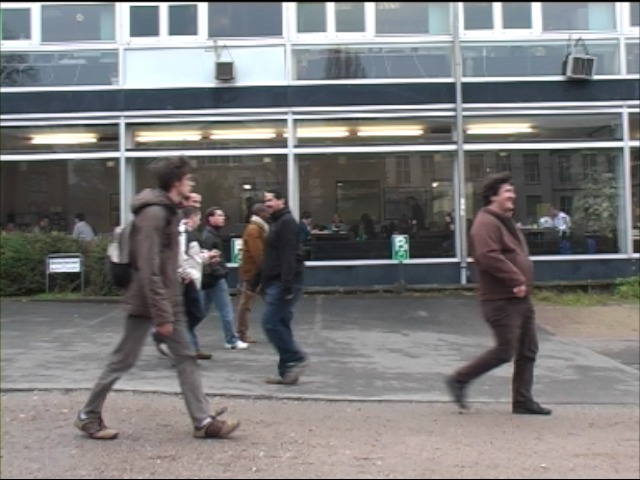
#> input picture Tracking/input_images/TUDCampus/000007.jpg, 640 x 480 px, given as the content of the folder input_images/follow, which was not available
$ python experiment.py
#> lines starting #> are read from the running program, lines starting #| are printed output that depends on the picture; pictures that were not available may be replaced by others from this repository, and a replacement may not be noted
### Tracking/ps5_utils.py
import cv2
import os
import numpy as np

# I/O directories
input_dir = "input_images"
output_dir = "output"

NOISE_1 = {'x': 2.5, 'y': 2.5}
NOISE_2 = {'x': 7.5, 'y': 7.5}


# Helper code
def run_particle_filter(filter_class, imgs_dir, template_rect,
                        save_frames={}, **kwargs):
    """Runs a particle filter on a given video and template.

    Create an object of type pf_class, passing in initial video frame,
    template (extracted from first frame using template_rect), and any
    keyword arguments.

    Do not modify this function except for the debugging flag.

    Args:
        filter_class (object): particle filter class to instantiate
                           (e.g. ParticleFilter).
        imgs_dir (str): path to input images.
        template_rect (dict): template bounds (x, y, w, h), as float
                              or int.
        save_frames (dict): frames to save
                            {<frame number>|'template': <filename>}.
        **kwargs: arbitrary keyword arguments passed on to particle
                  filter class.

    Returns:
        None.
    """
#> called with imgs_dir = 'input_images/follow'

    imgs_list = [f for f in os.listdir(imgs_dir)
                 if f[0] != '.' and f.endswith('.jpg')]
    imgs_list.sort()

    # Initialize objects
    template = None
    pf = None
    frame_num = 0

    # Loop over video (till last frame or Ctrl+C is presssed)
    for img in imgs_list:

        frame = cv2.imread(os.path.join(imgs_dir, img))
#> frame is the input picture: shape (480, 640, 3); mean B, G, R 123, 122.8, 123.3

        # Extract template and initialize (one-time only)
        if template is None:
            template = frame[int(template_rect['y']):
                             int(template_rect['y'] + template_rect['h']),
                             int(template_rect['x']):
                             int(template_rect['x'] + template_rect['w'])]
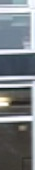
#> template: shape (170, 35, 3); mean B, G, R 128.1, 123.7, 118.2

            if 'template' in save_frames:
                cv2.imwrite(save_frames['template'], template)

            pf = filter_class(frame, template, **kwargs)

        # Process frame
        pf.process(frame)

        if True:  # For debugging, it displays every frame
            out_frame = frame.copy()
            pf.render(out_frame)
            cv2.imshow('Tracking', out_frame)
            cv2.waitKey(1)
            # import time
            # time.sleep(0.1)

        # Render and save output, if indicated
        if frame_num in save_frames:
            frame_out = frame.copy()
            pf.render(frame_out)
            cv2.imwrite(save_frames[frame_num], frame_out)

        # Update frame number
        frame_num += 1
        if frame_num % 20 == 0:
            print('Working on frame {}'.format(frame_num))
    return 0


# [110 lines left out: functions run_kalman_filter, calculate_iou, not called in this run]

### Tracking/ps5.py
"""Problem Set 5: Object Tracking and Pedestrian Detection"""

import cv2
import numpy as np

from ps5_utils import run_kalman_filter, run_particle_filter

# I/O directories
input_dir = "input"
output_dir = "output"


# Assignment code
class KalmanFilter(object):
    """A Kalman filter tracker"""

    # [62 lines left out: functions __init__, predict, correct, process, not called in this run]


class ParticleFilter(object):
    """A particle filter tracker.

    Encapsulating state, initialization and update methods. Refer to
    the method run_particle_filter( ) in experiment.py to understand
    how this class and methods work.
    """

    def __init__(self, frame, template, **kwargs):
        """Initializes the particle filter object.

        The main components of your particle filter should at least be:
        - self.particles (numpy.array): Here you will store your particles.
                                        This should be a N x 2 array where
                                        N = self.num_particles. This component
                                        is used by the autograder so make sure
                                        you define it appropriately.
                                        Make sure you use (x, y)
        - self.weights (numpy.array): Array of N weights, one for each
                                      particle.
                                      Hint: initialize them with a uniform
                                      normalized distribution (equal weight for
                                      each one). Required by the autograder.
        - self.template (numpy.array): Cropped section of the first video
                                       frame that will be used as the template
                                       to track.
        - self.frame (numpy.array): Current image frame.

        Args:
            frame (numpy.array): color BGR uint8 image of initial video frame,
                                 values in [0, 255].
            template (numpy.array): color BGR uint8 image of patch to track,
                                    values in [0, 255].
            kwargs: keyword arguments needed by particle filter model:
                    - num_particles (int): number of particles.
                    - sigma_exp (float): sigma value used in the similarity
                                         measure.
                    - sigma_dyn (float): sigma value that can be used when
                                         adding gaussian noise to u and v.
                    - template_rect (dict): Template coordinates with x, y,
                                            width, and height values.
        """
        self.num_particles = kwargs.get('num_particles', 10000)
        self.sigma_exp = kwargs.get('sigma_exp', 1.0)
        self.sigma_dyn = kwargs.get('sigma_dyn', 1.0)
        self.template_rect = kwargs.get('template_coords')
        self.template = template

        self.frame = frame

        # init particles
        self.particles = np.random.rand(self.num_particles, 2)
        width = self.frame.shape[1]
#> width = 640
        height = self.frame.shape[0]
#> height = 480
        self.particles = self.particles * np.array((width, height))

        self.weights = np.ones(self.num_particles) / self.num_particles

    # [19 lines left out: functions get_particles, get_weights, not called in this run]

    def get_error_metric(self, template, frame_cutout):
        """Returns the error metric used based on the similarity measure.

        Returns:
            float: similarity value.
        """
        return np.sum(np.abs(template.astype(float) - frame_cutout.astype(float)))


    def resample_particles(self):
        """Returns a new set of particles

        This method does not alter self.particles.

        Use self.num_particles and self.weights to return an array of
        resampled particles based on their weights.

        See np.random.choice or np.random.multinomial.

        Returns:
            numpy.array: particles data structure.
        """
        indices = np.random.choice(self.num_particles, size=self.num_particles, p=self.weights)
        self.particles = self.particles[indices]
        return self.particles

    # [77 lines left out: functions process, render, not called in this run]


class AppearanceModelPF(ParticleFilter):
    """A variation of particle filter tracker."""

    def __init__(self, frame, template, **kwargs):
        """Initializes the appearance model particle filter.

        The documentation for this class is the same as the ParticleFilter
        above. There is one element that is added called alpha which is
        explained in the problem set documentation. By calling super(...) all
        the elements used in ParticleFilter will be inherited so you do not
        have to declare them again.
        """

        super(AppearanceModelPF, self).__init__(frame, template, **kwargs)  # call base class constructor

        self.alpha_init = kwargs.get('alpha', 0.)  # required by the autograder
        self.alpha = self.alpha_init

    # [73 lines left out: functions check_convergence, process, not called in this run]


class MDParticleFilter(AppearanceModelPF):
    """A variation of particle filter tracker that incorporates more dynamics."""

    def __init__(self, frame, template, **kwargs):
        """Initializes MD particle filter object.

        The documentation for this class is the same as the ParticleFilter
        above. By calling super(...) all the elements used in ParticleFilter
        will be inherited so you don't have to declare them again.
        """

        super(MDParticleFilter, self).__init__(frame, template, **kwargs)  # call base class constructor

        self.sigma_scale = kwargs.get('sigma_scale')

        # creating particles with 3 dimensions (x, y, scale)
        self.particles = np.random.rand(self.num_particles, 3)
        width = self.frame.shape[1]
#> width = 640
        height = self.frame.shape[0]
#> height = 480
        self.particles = self.particles * np.array((width, height, 1.0))

    def process(self, frame):
        """Processes a video frame (image) and updates the filter's state.

        This process is also inherited from ParticleFilter. Depending on your
        implementation, you may comment out this function and use helper
        methods that implement the "More Dynamics" procedure.

        Args:
            frame (numpy.array): color BGR uint8 image of current video frame,
                                 values in [0, 255].

        Returns:
            None.
        """

        for i in range(self.num_particles):
            u = np.random.normal(0, self.sigma_dyn)
            v = np.random.normal(0, self.sigma_dyn)
            s = np.random.normal(0.5, self.sigma_scale)
            self.particles[i][0] += u
            self.particles[i][1] += v
            self.particles[i][2] += s

            # limiting particles to stay within the frame
            frame_width = frame.shape[1]
            frame_height = frame.shape[0]
            particle_min_x = self.template_rect['w']//2
            particle_min_y = self.template_rect['h']//2
            particle_min_scale = 0.5
            particle_max_x = frame_width - self.template_rect['w']//2 - 1
            particle_max_y = frame_height - self.template_rect['h']//2 - 1
            particle_max_scale = 1.5
            self.particles[i][0] = max(particle_min_x, min(particle_max_x, self.particles[i][0]))
            self.particles[i][1] = max(particle_min_y, min(particle_max_y, self.particles[i][1]))
            self.particles[i][2] = max(particle_min_scale, min(particle_max_scale, self.particles[i][2]))

            frame_cutout = None
            if self.template.shape[0] % 2:
                frame_cutout = frame[int(self.particles[i][1]) - self.template.shape[0]//2:int(self.particles[i][1]) + self.template.shape[0]//2+1,
                                     int(self.particles[i][0]) - self.template.shape[1]//2:int(self.particles[i][0]) + self.template.shape[1]//2]
                frame_cutout = cv2.resize(frame_cutout, (0,0), fx=self.particles[i][2], fy=self.particles[i][2])
            if self.template.shape[1] % 2:
                frame_cutout = frame[int(self.particles[i][1]) - self.template.shape[0]//2:int(self.particles[i][1]) + self.template.shape[0]//2,
                                     int(self.particles[i][0]) - self.template.shape[1]//2:int(self.particles[i][0]) + self.template.shape[1]//2+1]
                frame_cutout = cv2.resize(frame_cutout, (0,0), fx=self.particles[i][2], fy=self.particles[i][2])
            if self.template.shape[0] % 2 and self.template.shape[1] % 2:
                frame_cutout = frame[int(self.particles[i][1]) - self.template.shape[0]//2:int(self.particles[i][1]) + self.template.shape[0]//2+1,
                                     int(self.particles[i][0]) - self.template.shape[1]//2:int(self.particles[i][0]) + self.template.shape[1]//2+1]
                frame_cutout = cv2.resize(frame_cutout, (0,0), fx=self.particles[i][2], fy=self.particles[i][2])
            else:
                frame_cutout = frame[int(self.particles[i][1]) - self.template.shape[0]//2:int(self.particles[i][1]) + self.template.shape[0]//2,
                                     int(self.particles[i][0]) - self.template.shape[1]//2:int(self.particles[i][0]) + self.template.shape[1]//2]
                frame_cutout = cv2.resize(frame_cutout, (0,0), fx=self.particles[i][2], fy=self.particles[i][2])

            resized_template = cv2.resize(self.template, (0,0), fx=self.particles[i][2], fy=self.particles[i][2])
            frame_cutout = cv2.resize(frame_cutout, (resized_template.shape[1], resized_template.shape[0]))
            self.weights[i] = self.get_error_metric(resized_template[:frame_cutout.shape[0], :frame_cutout.shape[1]], frame_cutout)
#> this loop made 400 passes
#> pass 1, in process, `frame_cutout = frame[int(self.particles[i][1]) - self.template.shape[0..`:
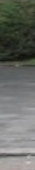
#> frame_cutout: shape (170, 35, 3); mean B, G, R 101.6, 107.2, 104.7
#> pass 2, in process, `frame_cutout = frame[int(self.particles[i][1]) - self.template.shape[0..`:
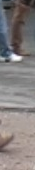
#> frame_cutout: shape (170, 35, 3); mean B, G, R 126.1, 126.9, 132.7
#> after the loop, self.particles = 400 rows, first 8: [24.55, 320.7, 0.5], [243.1, 372.7, 1.5], [598.6, 171.8, 0.5], [481.2, 155.4, 0.5], [202.1, 394, 1.5], [135.4, 96.62, 0.5], [472.9, 262.4, 0.5], [17, 199.9, 1.5]; self.weights = 400 values, max 3727366 at index 250, min 153163 at index 316, mean 1471683


        self.weights = np.max(self.weights) - self.weights
#> self.weights = 400 values, max 3574203 at index 316, min 0 at index 250, mean 2255683
        self.weights = self.weights**16
#> self.weights = 400 values, max 7.09e+104 at index 316, min 0 at index 250, mean 1.7e+104
        self.weights /= np.sum(self.weights)
#> self.weights = 400 values, max 0.0105 at index 316, min 0 at index 250, mean 0.0025
        self.resample_particles()
#> in resample_particles, `indices = np.random.choice(self.num_particles, size=self.num_particles..`: indices = 400 values, max 399 at index 260, min 0 at index 176, mean 183.9
#> in resample_particles, `self.particles = self.particles[indices]`: self.particles = 400 rows, first 8: [69.89, 394, 0.5], [177.2, 124.2, 0.5], [93.9, 275.3, 0.5], [49.43, 85, 0.5], [104.7, 394, 0.5], [565.5, 335.9, 0.5], [226.2, 85, 0.5], [202.3, 225.5, 0.5]

    def render(self, frame_in):
        """Renders the current state of the particle filter on the frame.

        Draws particles and template rectangle on the frame.

        Returns:
            numpy.array: Frame with particles and template rectangle drawn.
        """
        for particle in self.particles:
            cv2.circle(frame_in, (int(particle[0]), int(particle[1])), 1, (255, 255, 255), 2)
#> this loop made 400 passes


        best_particle_index = np.argmax(self.weights)
#> best_particle_index = 316
        best_particle = self.particles[best_particle_index]
#> best_particle = [149.4, 249.4, 0.5]


        x_mean = np.mean(self.particles[:,0]).astype(int)
#> x_mean = 325
        y_mean = np.mean(self.particles[:,1]).astype(int)
#> y_mean = 222
        best_particle_scale = best_particle[2]
#> best_particle_scale = 0.5
        cv2.rectangle(frame_in, (x_mean - int((self.template_rect['w']//2)), y_mean - int((self.template_rect['h']//2))), (x_mean + int((self.template_rect['w']//2)), y_mean + int((self.template_rect['h']//2))), (255, 255, 255), 2)
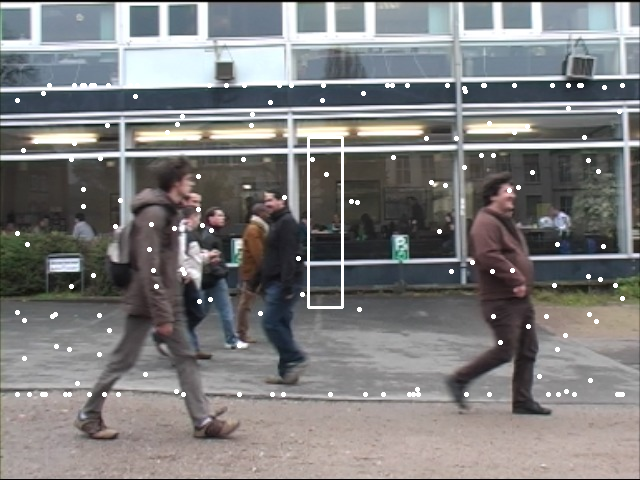
#> frame_in: shape (480, 640, 3); mean B, G, R 125.3, 125, 125.5


# [91 lines left out: functions part_1b, part_1c, part_2a, part_2b, part_3, part_4, not called in this run]

def part_6(obj_class, template_rect, save_frames, input_folder):
    num_particles = 400  # Define the number of particles
    sigma_md = 10.  # Define the value of sigma for the measurement exponential equation
    sigma_dyn = 10.  # Define the value of sigma for the particles movement (dynamics)
    sigma_scale = 10. # Define the value of sigma for the scale change

    out = run_particle_filter(
        obj_class,
        input_folder,
        template_rect,
        save_frames,
        num_particles=num_particles,
        sigma_exp=sigma_md,
        sigma_dyn=sigma_dyn,
        sigma_scale=sigma_scale,
        template_coords=template_rect)  # Add more if you need to
    return out

### Tracking/experiment.py
"""Problem Set 5: Object Tracking and Pedestrian Detection"""

import os

import cv2
import numpy as np

import ps5
import ps5_utils

# I/O directories
input_dir = "input_images"
output_dir = "output"

NOISE_1 = {'x': 2.5, 'y': 2.5}
NOISE_2 = {'x': 7.5, 'y': 7.5}


# [221 lines left out: functions part_1b, part_1c, part_2a, part_2b, part_3, part_4 and 1 more, not called in this run]


def part_6():
    """Tracking pedestrians from a moving camera.

    Follow the instructions in the problem set instructions.

    Place all your work in this file and this section.
    """
    template_rect = {'x': 88, 'y': 36, 'w': 35, 'h': 170}

    save_frames = {
        60 :  os.path.join(output_dir,   'ps5-6-a-1.png'),
        160: os.path.join(output_dir,   'ps5-6-a-2.png'),
        186: os.path.join(output_dir,   'ps5-6-a-3.png')
    }
    # Define process and measurement arrays if you want to use other than the
    # default.
    ps5.part_6(
        ps5.MDParticleFilter,  # particle filter model class
        template_rect,
        save_frames,
        os.path.join(input_dir, "follow"))


if __name__ == '__main__':
    # [7 lines of commented-out code are left out]
    part_6()

$ run again, on Tracking/input_images/TUDCampus/000021.jpg
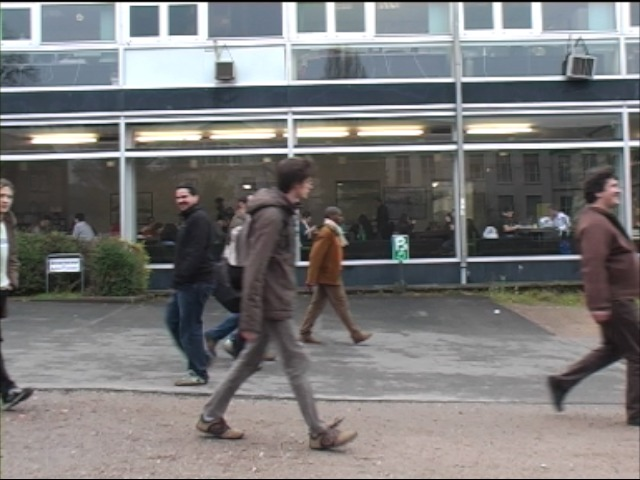
#> input picture Tracking/input_images/TUDCampus/000021.jpg, 640 x 480 px, given as the content of the folder input_images/follow, which was not available
#> in run_particle_filter, frame is the input picture: shape (480, 640, 3); mean B, G, R 121.3, 121.1, 121.9
#> the loop in process, `for i in range(self.num_particles):` made 400 passes
#> pass 2, in process, `frame_cutout = frame[int(self.particles[i][1]) - self.template.shape[0..`:
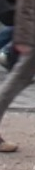
#> frame_cutout: shape (170, 35, 3); mean B, G, R 99.5, 99.2, 106.4
#> after the loop in process, `for i in range(self.num_particles):`: self.particles = 400 rows, first 8: [24.55, 320.7, 0.5], [243.1, 372.7, 1.5], [598.6, 171.8, 0.5], [481.2, 155.4, 0.5], [202.1, 394, 1.5], [135.4, 96.62, 0.5], [472.9, 262.4, 0.5], [17, 199.9, 1.5]; self.weights = 400 values, max 3783907 at index 199, min 152051 at index 316, mean 1467574.6
#> in process, `self.weights = np.max(self.weights) - self.weights`: self.weights = 400 values, max 3631856 at index 316, min 0 at index 199, mean 2316332.4
#> in process, `self.weights = self.weights**16`: self.weights = 400 values, max 9.16e+104 at index 316, min 0 at index 199, mean 2.18e+104
#> in process, `self.weights /= np.sum(self.weights)`: self.weights = 400 values, max 0.0105 at index 316, min 0 at index 199, mean 0.0025
#> indices = 400 values, max 399 at index 260, min 0 at index 176, mean 183.4
#> in resample_particles, `self.particles = self.particles[indices]`: self.particles = 400 rows, first 8: [426.1, 138.3, 0.5], [74.17, 85, 0.5], [93.9, 275.3, 0.5], [49.43, 85, 0.5], [104.7, 394, 0.5], [565.5, 335.9, 0.5], [226.2, 85, 0.5], [603.6, 246.6, 0.5]
#> the loop in render, `for particle in self.particles:` made 400 passes
#> best_particle_index = 316
#> best_particle = [149.4, 249.4, 0.5]
#> x_mean = 317
#> y_mean = 220
#> best_particle_scale = 0.5
#> in render, `cv2.rectangle(frame_in, (x_mean - int((self.template_rect['w']//2)), y..`:
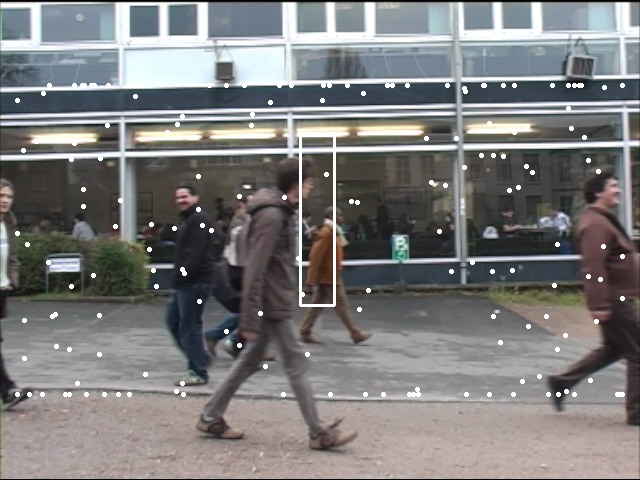
#> frame_in: shape (480, 640, 3); mean B, G, R 123.6, 123.4, 124.2

$ run again, on Tracking/input_images/TUDCampus/000030.jpg
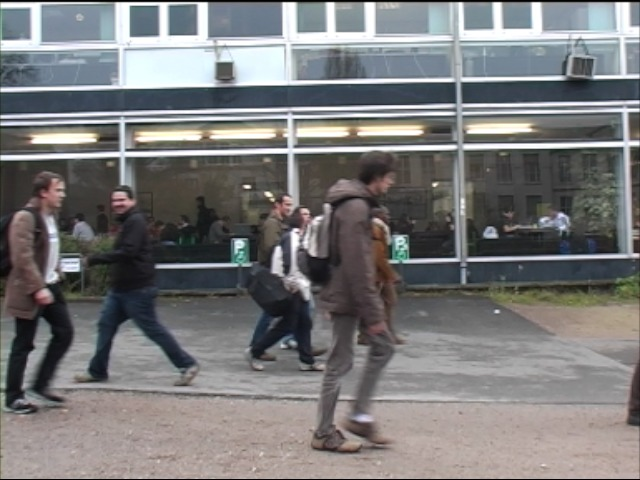
#> input picture Tracking/input_images/TUDCampus/000030.jpg, 640 x 480 px, given as the content of the folder input_images/follow, which was not available
#> in run_particle_filter, frame is the input picture: shape (480, 640, 3); mean B, G, R 121.9, 121.4, 121.8
#> the loop in process, `for i in range(self.num_particles):` made 400 passes
#> pass 2, in process, `frame_cutout = frame[int(self.particles[i][1]) - self.template.shape[0..`:
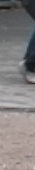
#> frame_cutout: shape (170, 35, 3); mean B, G, R 126.9, 127.6, 131.5
#> after the loop in process, `for i in range(self.num_particles):`: self.particles = 400 rows, first 8: [24.55, 320.7, 0.5], [243.1, 372.7, 1.5], [598.6, 171.8, 0.5], [481.2, 155.4, 0.5], [202.1, 394, 1.5], [135.4, 96.62, 0.5], [472.9, 262.4, 0.5], [17, 199.9, 1.5]; self.weights = 400 values, max 3672790 at index 114, min 164074 at index 316, mean 1481285.5
#> in process, `self.weights = np.max(self.weights) - self.weights`: self.weights = 400 values, max 3508716 at index 316, min 0 at index 114, mean 2191504.5
#> in process, `self.weights = self.weights**16`: self.weights = 400 values, max 5.28e+104 at index 316, min 0 at index 114, mean 1.28e+104
#> in process, `self.weights /= np.sum(self.weights)`: self.weights = 400 values, max 0.0103 at index 316, min 0 at index 114, mean 0.0025
#> indices = 400 values, max 399 at index 260, min 0 at index 176, mean 183.9
#> in resample_particles, `self.particles = self.particles[indices]`: self.particles = 400 rows, first 8: [69.89, 394, 0.5], [177.2, 124.2, 0.5], [93.9, 275.3, 0.5], [493.9, 316.9, 0.5], [104.7, 394, 0.5], [77.12, 383.9, 0.5], [226.2, 85, 0.5], [603.6, 246.6, 0.5]
#> the loop in render, `for particle in self.particles:` made 400 passes
#> best_particle_index = 316
#> best_particle = [48.83, 262.8, 0.5]
#> x_mean = 326
#> y_mean = 220
#> best_particle_scale = 0.5
#> in render, `cv2.rectangle(frame_in, (x_mean - int((self.template_rect['w']//2)), y..`:
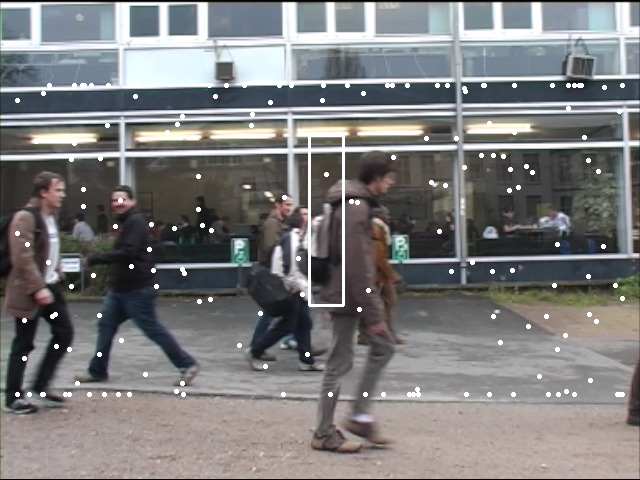
#> frame_in: shape (480, 640, 3); mean B, G, R 124.2, 123.7, 124.1
